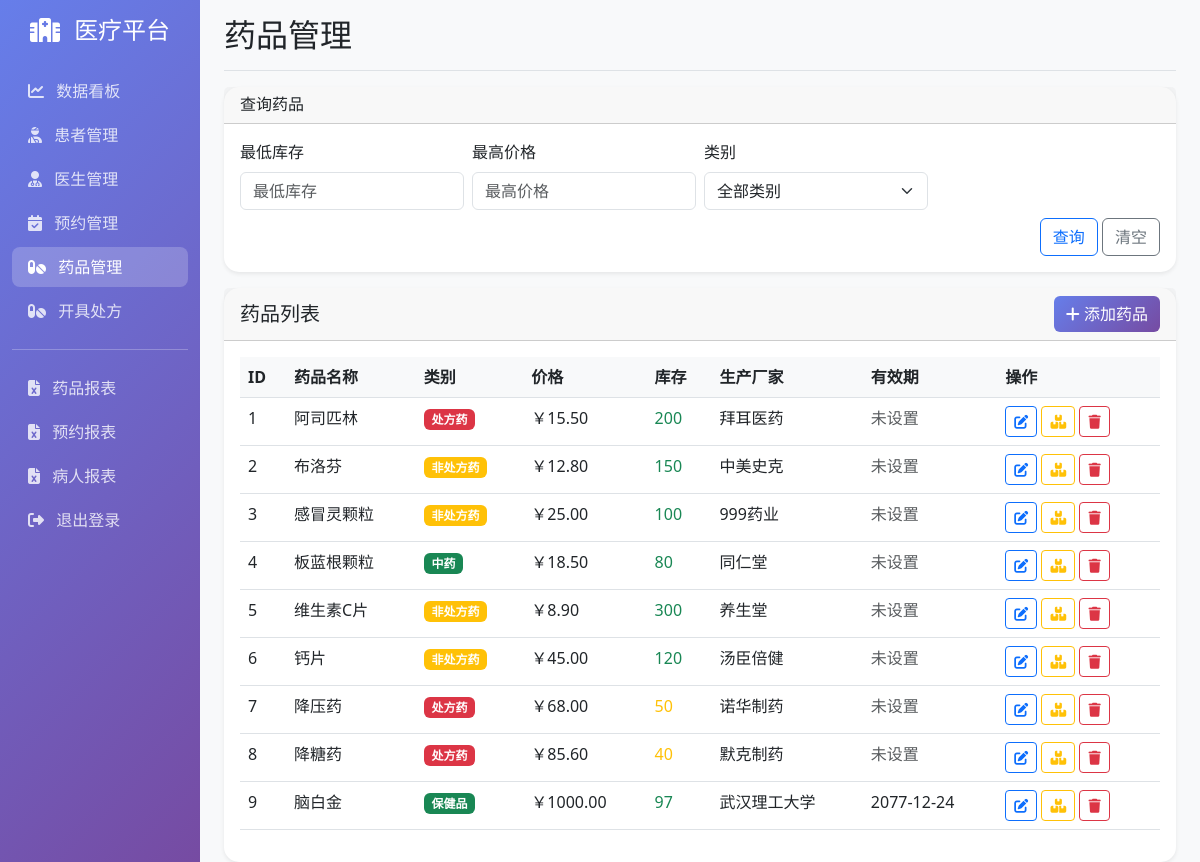
The app's page /medicines (signed in) with its own data.
### models.py (models this page shows, shortened)
class Medicine(db.Model):
    __tablename__ = 'medicines'
    id = db.Column(db.Integer, primary_key=True)
    name = db.Column(db.String(100), nullable=False)
    description = db.Column(db.Text)
    price = db.Column(db.Numeric(10, 2), nullable=False)
    stock = db.Column(db.Integer, default=0)
    category = db.Column(db.String(50), nullable=False)  # 处方药/非处方药/中药
    manufacturer = db.Column(db.String(100))
    expiry_date = db.Column(db.Date)
    created_at = db.Column(db.DateTime, default=datetime.utcnow)
    prescriptions = db.relationship('Prescription', backref='medicine', lazy=True)

### routes.py (the view)
    @app.route('/medicines')
    @login_required
    def medicines():
        medicines = Medicine.query.all()
        return render_template('medicines.html', medicines=medicines)

### app.py (called while the page is built)
def create_app(config_name='default'):
    app = Flask(__name__)
    app.config.from_object(config[config_name])
    db.init_app(app)
    migrate = Migrate(app, db)
    login_manager = LoginManager()
    login_manager.init_app(app)
    login_manager.login_view = 'login'
    login_manager.login_message = '请先登录'
    @login_manager.user_loader
    def load_user(user_id):
        return User.query.get(int(user_id))
    init_routes(app)
    os.makedirs('static/uploads', exist_ok=True)
    os.makedirs('reports', exist_ok=True)
    os.makedirs('templates/errors', exist_ok=True)
    return app

### templates/medicines.html (shortened to what this page needs)
{% extends "base.html" %}
{% block page_title %}药品管理{% endblock %}
{% block content %}
<div class="card mb-3">
    <div class="card-header">
        <h6 class="mb-0">查询药品</h6>
    </div>
    <div class="card-body">
        <div class="row g-2">
            <div class="col-md-3">
                <label class="form-label">最低库存</label>
                <input type="number" class="form-control" id="searchMinStock" min="0" placeholder="最低库存">
            </div>
            <div class="col-md-3">
                <label class="form-label">最高价格</label>
                <input type="number" class="form-control" id="searchMaxPrice" min="0" step="0.01" placeholder="最高价格">
            </div>
            <div class="col-md-3">
                <label class="form-label">类别</label>
                <select class="form-select" id="searchMedicineCategory">
                    <option value="">全部类别</option>
                </select>
            </div>
            <div class="col-12 text-end">
                <button class="btn btn-outline-primary" onclick="searchMedicines()">查询</button>
                <button class="btn btn-outline-secondary" onclick="clearMedicineSearch()">清空</button>
            </div>
        </div>
    </div>
</div>
<div class="card">
    <div class="card-header d-flex justify-content-between align-items-center">
        <h5 class="card-title mb-0">药品列表</h5>
        <button class="btn btn-primary" data-bs-toggle="modal" data-bs-target="#addMedicineModal">
            <i class="fas fa-plus"></i> 添加药品
        </button>
    </div>
    <div class="card-body">
        <div class="table-responsive">
            <table class="table table-hover">
                <thead>
                    <tr>
                        <th>ID</th>
                        <th>药品名称</th>
                        <th>类别</th>
                        <th>价格</th>
                        <th>库存</th>
                        <th>生产厂家</th>
                        <th>有效期</th>
                        <th>操作</th>
                    </tr>
                </thead>
                <tbody>
                    {% for medicine in medicines %}
                    <tr>
                        <td>{{ medicine.id }}</td>
                        <td>{{ medicine.name }}</td>
                        <td>
                            {% if medicine.category == '处方药' %}
                            <span class="badge bg-danger">{{ medicine.category }}</span>
                            {% elif medicine.category == '非处方药' %}
                            <span class="badge bg-warning">{{ medicine.category }}</span>
                            {% else %}
                            <span class="badge bg-success">{{ medicine.category }}</span>
                            {% endif %}
                        </td>
                        <td>￥{{ "%.2f"|format(medicine.price) }}</td>
                        <td>
                            <span class="{% if medicine.stock > 50 %}text-success{% elif medicine.stock > 10 %}text-warning{% else %}text-danger{% endif %}">
                                {{ medicine.stock }}
                            </span>
                        </td>
                        <td>{{ medicine.manufacturer or '未知' }}</td>
                        <td>
                            {% if medicine.expiry_date %}
                                {{ medicine.expiry_date.strftime('%Y-%m-%d') }}
                            {% else %}
                                <span class="text-muted">未设置</span>
                            {% endif %}
                        </td>
                        <td>
                            <button class="btn btn-sm btn-outline-primary" onclick="editMedicine({{ medicine.id }}, '{{ medicine.name }}', '{{ medicine.category }}', {{ medicine.price }}, {{ medicine.stock }}, '{{ medicine.manufacturer or '' }}', '{{ medicine.description or '' }}', '{{ medicine.expiry_date.strftime('%Y-%m-%d') if medicine.expiry_date else '' }}')">
                                <i class="fas fa-edit"></i>
                            </button>
                            <button class="btn btn-sm btn-outline-warning" onclick="updateStock({{ medicine.id }}, {{ medicine.stock }}, '{{ medicine.name }}')">
                                <i class="fas fa-boxes"></i>
                            </button>
                            <button class="btn btn-sm btn-outline-danger" onclick="deleteMedicine({{ medicine.id }}, '{{ medicine.name }}')">
                                <i class="fas fa-trash"></i>
                            </button>
                        </td>
                    </tr>
                    {% endfor %}
                </tbody>
            </table>
        </div>
    </div>
</div>
{% endblock %}

### templates/base.html (style rules this page uses)
.card { border: none; border-radius: 15px; box-shadow: 0 0.125rem 0.25rem rgba(0, 0, 0, 0.075); }
.btn-primary { background: linear-gradient(135deg, #667eea 0%, #764ba2 100%); border: none; }
.table th { background-color: #f8f9fa; border-top: none; }

### records on screen
Medicine: id "1", name "阿司匹林", category "处方药", price "15.50", stock "200", manufacturer "拜耳医药", shows "未设置"
Medicine: id "2", name "布洛芬", category "非处方药", price "12.80", stock "150", manufacturer "中美史克", shows "未设置"
Medicine: id "3", name "感冒灵颗粒", category "非处方药", price "25.00", stock "100", manufacturer "999药业", shows "未设置"
Medicine: id "4", name "板蓝根颗粒", category "中药", price "18.50", stock "80", manufacturer "同仁堂", shows "未设置"
Medicine: id "5", name "维生素C片", category "非处方药", price "8.90", stock "300", manufacturer "养生堂", shows "未设置"
Medicine: id "6", name "钙片", category "非处方药", price "45.00", stock "120", manufacturer "汤臣倍健", shows "未设置"
Medicine: id "7", name "降压药", category "处方药", price "68.00", stock "50", manufacturer "诺华制药", shows "未设置"
Medicine: id "8", name "降糖药", category "处方药", price "85.60", stock "40", manufacturer "默克制药", shows "未设置"
Medicine: id "9", name "脑白金", category "保健品", price "1000.00", stock "97", manufacturer "武汉理工大学", expiry_date "2077-12-24"
